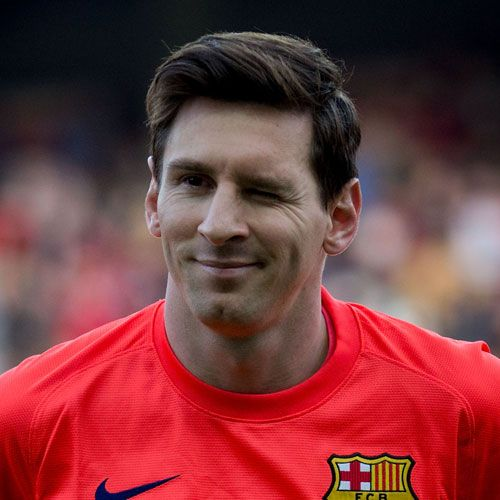
#> input picture faces_dataset/Lionel Messi/messi1.jpg, 500 x 500 px, found by its file name; its folder holds only this picture in this run
$ python train_faces.py
#> lines starting #> are read from the running program, lines starting #| are printed output that depends on the picture
import os
import cv2
import numpy as np
from sklearn.decomposition import PCA
from sklearn.svm import SVC
import joblib

data = []
labels = []

base_path = "faces_dataset"
for label in os.listdir(base_path):
    folder = os.path.join(base_path, label)
    for img_name in os.listdir(folder):
        img_path = os.path.join(folder, img_name)
        img = cv2.imread(img_path, cv2.IMREAD_GRAYSCALE)
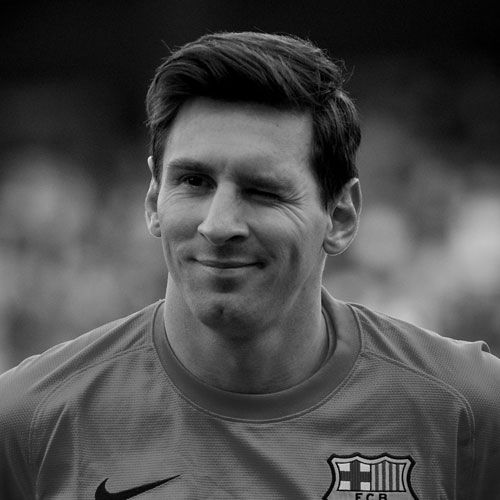
#> img: shape (500, 500); min 0, max 251, mean 76.2
        img = cv2.resize(img, (100, 100))
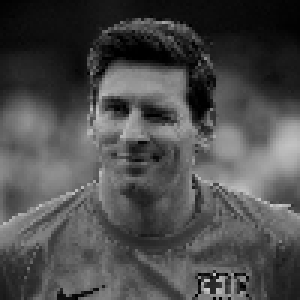
#> img: shape (100, 100) (shown 3 times larger); min 0, max 202, mean 75.9
        data.append(img.flatten())
        labels.append(label)

X = np.array(data)
y = np.array(labels)

# Réduction de dimension
#> (the run stopped early here; a loop or call above may not have finished)
